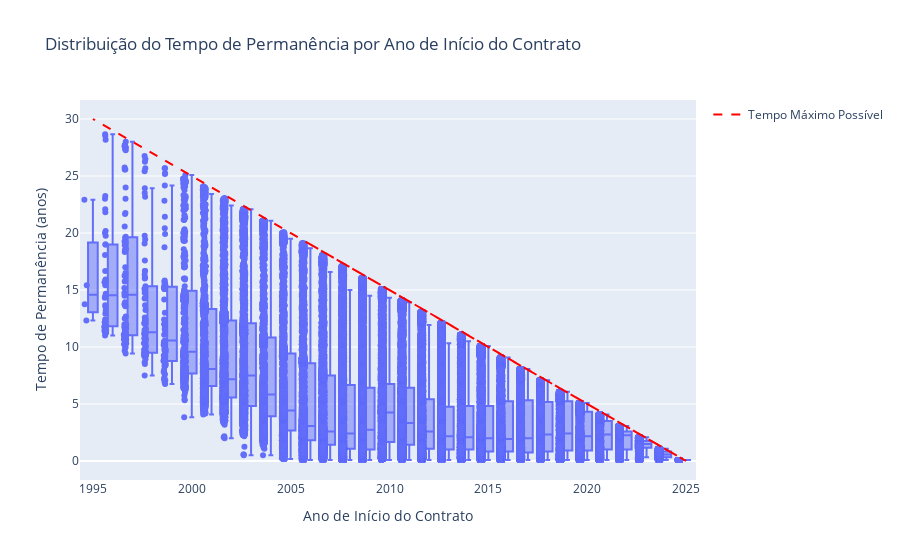

This figure's notebook cell:
### Code cell
import plotly.express as px
import plotly.graph_objects as go
import pandas as pd
from datetime import datetime

# Converter para Pandas
df_permanencia = tabela_filtrada_sdf.select("data_inicio", "anos_contrato").toPandas()

# Converter data_inicio para datetime
df_permanencia["data_inicio"] = pd.to_datetime(df_permanencia["data_inicio"])

# Criar coluna com o ano do contrato
df_permanencia["ano_inicio"] = df_permanencia["data_inicio"].dt.year

# Obter o ano atual
ano_atual = datetime.today().year

# Calcular o tempo máximo possível para cada ano
df_permanencia["tempo_maximo_possivel"] = ano_atual - df_permanencia["ano_inicio"]

# Criar Boxplot simplificado com menos categorias no eixo X
fig = px.box(
    df_permanencia,
    x="ano_inicio",  # Agora usamos apenas o ano, reduzindo o número de categorias no eixo X
    y="anos_contrato",
    points="all",
    title="Distribuição do Tempo de Permanência por Ano de Início do Contrato",
    labels={"ano_inicio": "Ano de Início do Contrato", "anos_contrato": "Tempo de Permanência (anos)"},
)

# Adicionar linha guia do tempo máximo possível
fig.add_trace(
    go.Scatter(
        x=df_permanencia["ano_inicio"].unique(),
        y=(ano_atual - df_permanencia["ano_inicio"].unique()),  
        mode="lines",
        name="Tempo Máximo Possível",
        line=dict(color="red", dash="dash")
    )
)

# Exibir gráfico
fig.show()

### Figure 1 — Plotly figure (JSON) as saved in the notebook; plotly's stock layout.template omitted (floating-point values rounded to 4 significant figures; data arrays with more than 128 entries replaced by an {"elided": "..."} marker saying what was removed)
{"data": [{"alignmentgroup": "True", "boxpoints": "all", "hovertemplate": "Ano de Início do Contrato=%{x}<br>Tempo de Permanência (anos)=%{y}<extra></extra>", "legendgroup": "", "marker": {"color": "#636efa"}, "name": "", "notched": false, "offsetgroup": "", "orientation": "v", "showlegend": false, "type": "box", "x": {"elided": "129098 int values"}, "x0": " ", "xaxis": "x", "y": {"elided": "129098 float values"}, "y0": " ", "yaxis": "y"}, {"line": {"color": "red", "dash": "dash"}, "mode": "lines", "name": "Tempo Máximo Possível", "type": "scatter", "x": [2006, 2016, 2008, 2014, 2003, 2007, 2011, 2017, 2013, 2005, 2009, 2012, 2015, 2010, 2020, 2004, 2000, 2021, 2022, 2019, 2002, 2001, 2018, 2023, 1999, 1996, 1998, 1997, 2024, 2025, 1995], "y": [19, 9, 17, 11, 22, 18, 14, 8, 12, 20, 16, 13, 10, 15, 5, 21, 25, 4, 3, 6, 23, 24, 7, 2, 26, 29, 27, 28, 1, 0, 30]}], "layout": {"boxmode": "group", "legend": {"tracegroupgap": 0}, "title": {"text": "Distribuição do Tempo de Permanência por Ano de Início do Contrato"}, "xaxis": {"anchor": "y", "domain": [0, 1], "title": {"text": "Ano de Início do Contrato"}}, "yaxis": {"anchor": "x", "domain": [0, 1], "title": {"text": "Tempo de Permanência (anos)"}}}}
